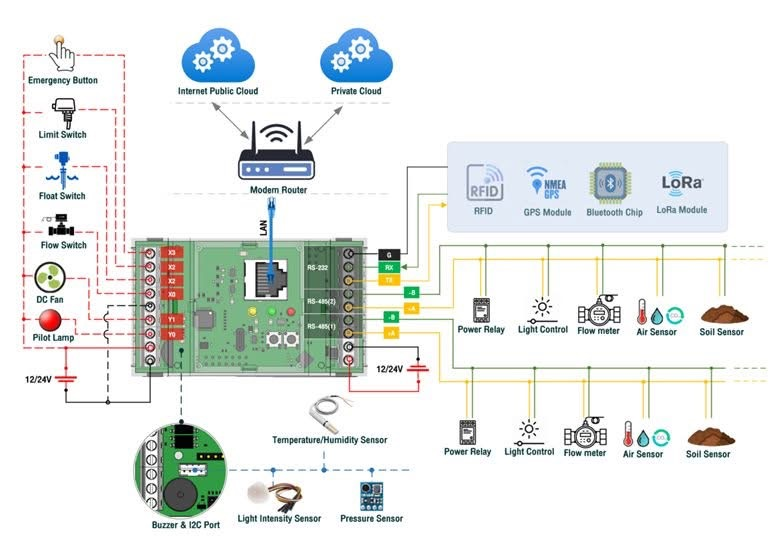
#> input picture assets/products/hceee/hceee_application_source.jpg, 777 x 538 px; its folder holds only this picture in this run
$ python -i canvas.py   (imports and definitions only)
#> lines starting #> are read from the running program, lines starting #| are printed output that depends on the picture
#> further down, picture is the input picture: PIL image 777x538 RGB; mean R, G, B 229, 233, 230.9
"""Low-level raster helpers.

* cairo is used for anti-aliased vector drawing (plates, traces, logo, UI).
* PIL / numpy are used for compositing, blur, grading and grain.
"""
import math
from functools import lru_cache

import cairo
import numpy as np
from PIL import Image, ImageFilter

from .. import config as C


# ------------------------------------------------------------------ cairo bridge
# [18 lines left out: functions surface, to_pil, not called in this run]


def rgb(c, a=1.0):
    """Palette tuple (0-255) -> cairo floats."""
    return (c[0] / 255.0, c[1] / 255.0, c[2] / 255.0, a)


def set_col(ctx, c, a=1.0):
    ctx.set_source_rgba(*rgb(c, a))


# [29 lines left out: functions rounded_rect, linear_fill, radial_fill, glow_spot, not called in this run]


# ------------------------------------------------------------------ PIL helpers
def blank(w=C.W, h=C.H, color=(0, 0, 0, 0)):
    return Image.new("RGBA", (int(w), int(h)), color)


def solid(color, w=C.W, h=C.H):
    return Image.new("RGBA", (int(w), int(h)), tuple(color) + (255,))


def blur(img, radius):
    return img.filter(ImageFilter.GaussianBlur(radius)) if radius > 0.3 else img


def fast_blur(img, radius):
    """Cheap wide blur: downscale, blur, upscale."""
#> called with radius = 18
    if radius < 4:
        return blur(img, radius)
    f = max(2, int(radius // 3))
    small = img.resize((max(1, img.width // f), max(1, img.height // f)), Image.BILINEAR)
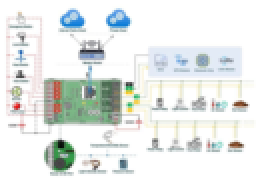
#> small: PIL image 129x89 RGB (shown 2 times larger); mean R, G, B 229, 233, 230.9
    small = small.filter(ImageFilter.GaussianBlur(radius / f))
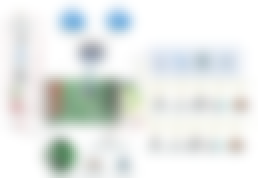
#> small: PIL image 129x89 RGB (shown 2 times larger); mean R, G, B 229.1, 233.1, 231
    return small.resize(img.size, Image.BILINEAR)


def with_alpha(img, a):
    if a >= 0.999:
        return img
    img = img.copy()
    al = img.getchannel("A").point(lambda v: int(v * max(0.0, a)))
    img.putalpha(al)
    return img


# [20 lines left out: functions paste, add_light, not called in this run]


def glow(img, radius=18, strength=1.0):
    """Return ``img`` with a soft bloom of itself added (for LEDs, traces)."""
    halo = fast_blur(img, radius)
    base = img.copy()
#> (the run stopped early here; a loop or call above may not have finished)
